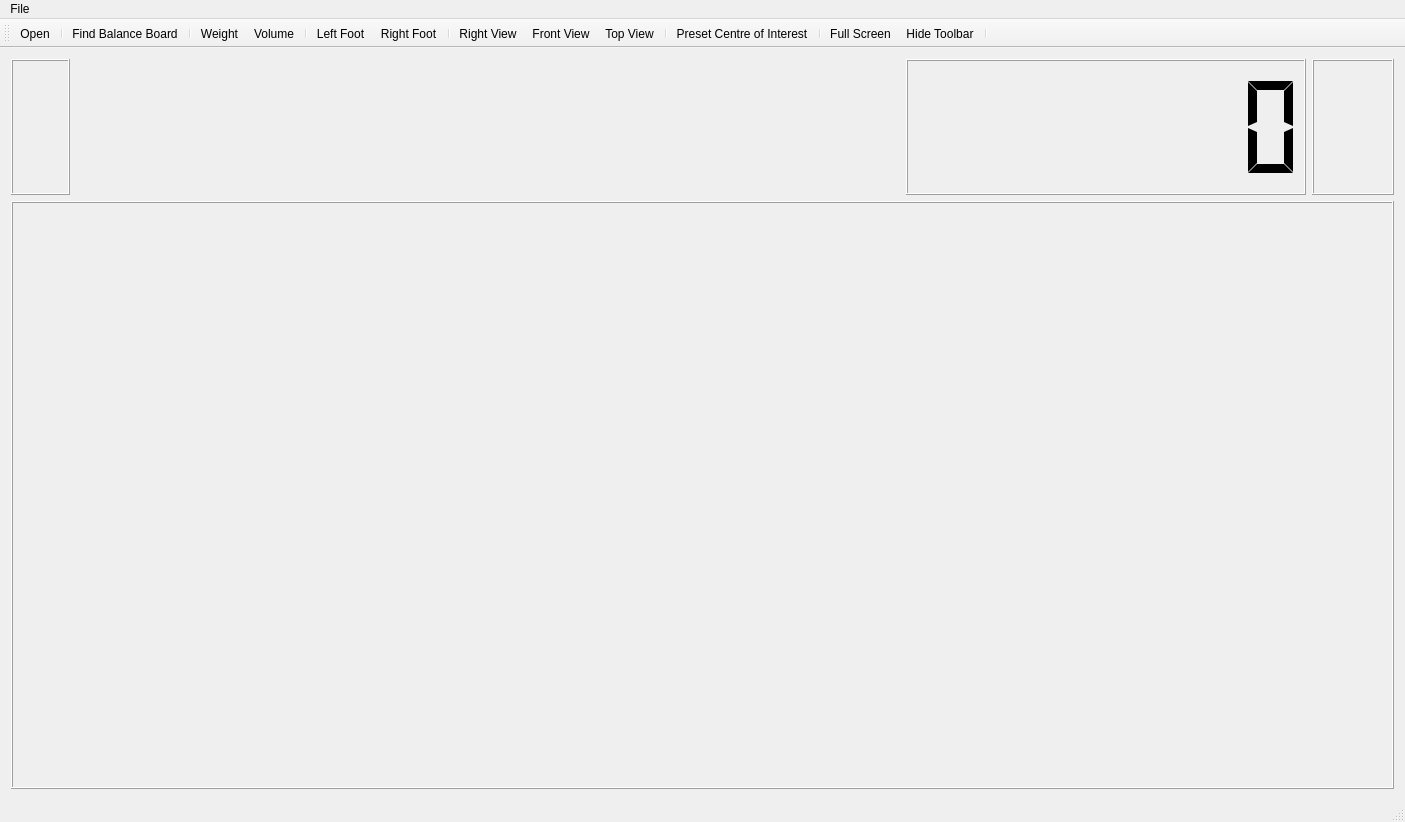
<?xml version="1.0" encoding="UTF-8"?>
<ui version="4.0">
 <class>MainWindow</class>
 <widget class="QMainWindow" name="MainWindow">
  <property name="geometry">
   <rect>
    <x>0</x>
    <y>0</y>
    <width>1405</width>
    <height>822</height>
   </rect>
  </property>
  <property name="windowTitle">
   <string>WiiVolume</string>
  </property>
  <property name="windowIcon">
   <iconset resource="resources.qrc">
    <normaloff>:/images/Volume Wiimote Icon.iconset/icon_32x32.png</normaloff>:/images/Volume Wiimote Icon.iconset/icon_32x32.png</iconset>
  </property>
  <property name="styleSheet">
   <string notr="true"/>
  </property>
  <widget class="QWidget" name="centralWidget">
   <layout class="QVBoxLayout" name="verticalLayout">
    <item>
     <layout class="QHBoxLayout" name="horizontalLayout_2">
      <item>
       <widget class="QFrame" name="frame_2">
        <property name="sizePolicy">
         <sizepolicy hsizetype="Preferred" vsizetype="Preferred">
          <horstretch>0</horstretch>
          <verstretch>0</verstretch>
         </sizepolicy>
        </property>
        <property name="frameShape">
         <enum>QFrame::Box</enum>
        </property>
        <property name="frameShadow">
         <enum>QFrame::Raised</enum>
        </property>
        <layout class="QHBoxLayout" name="horizontalLayout">
         <item>
          <widget class="QLabel" name="label">
           <property name="text">
            <string/>
           </property>
           <property name="pixmap">
            <pixmap resource="resources.qrc">:/images/logo2.png</pixmap>
           </property>
          </widget>
         </item>
         <item>
          <widget class="QLabel" name="label_2">
           <property name="text">
            <string/>
           </property>
           <property name="pixmap">
            <pixmap resource="resources.qrc">:/images/logo1.png</pixmap>
           </property>
          </widget>
         </item>
         <item>
          <widget class="QLabel" name="label_3">
           <property name="text">
            <string/>
           </property>
           <property name="pixmap">
            <pixmap resource="resources.qrc">:/images/logo3.png</pixmap>
           </property>
          </widget>
         </item>
        </layout>
       </widget>
      </item>
      <item>
       <spacer name="horizontalSpacer">
        <property name="orientation">
         <enum>Qt::Horizontal</enum>
        </property>
        <property name="sizeHint" stdset="0">
         <size>
          <width>40</width>
          <height>20</height>
         </size>
        </property>
       </spacer>
      </item>
      <item>
       <widget class="QLCDNumber" name="lcdNumberOutput">
        <property name="sizePolicy">
         <sizepolicy hsizetype="Preferred" vsizetype="Preferred">
          <horstretch>0</horstretch>
          <verstretch>0</verstretch>
         </sizepolicy>
        </property>
        <property name="minimumSize">
         <size>
          <width>400</width>
          <height>120</height>
         </size>
        </property>
        <property name="baseSize">
         <size>
          <width>0</width>
          <height>0</height>
         </size>
        </property>
        <property name="styleSheet">
         <string notr="true">color: rgb(0, 0, 0);</string>
        </property>
        <property name="smallDecimalPoint">
         <bool>false</bool>
        </property>
        <property name="digitCount">
         <number>7</number>
        </property>
        <property name="segmentStyle">
         <enum>QLCDNumber::Flat</enum>
        </property>
        <property name="value" stdset="0">
         <double>0.000000000000000</double>
        </property>
        <property name="intValue" stdset="0">
         <number>0</number>
        </property>
       </widget>
      </item>
      <item>
       <widget class="QFrame" name="frame">
        <property name="sizePolicy">
         <sizepolicy hsizetype="Preferred" vsizetype="Preferred">
          <horstretch>0</horstretch>
          <verstretch>0</verstretch>
         </sizepolicy>
        </property>
        <property name="minimumSize">
         <size>
          <width>0</width>
          <height>0</height>
         </size>
        </property>
        <property name="baseSize">
         <size>
          <width>0</width>
          <height>0</height>
         </size>
        </property>
        <property name="frameShape">
         <enum>QFrame::Box</enum>
        </property>
        <property name="frameShadow">
         <enum>QFrame::Raised</enum>
        </property>
        <layout class="QHBoxLayout" name="horizontalLayout_3">
         <item>
          <widget class="QLabel" name="labelUnits">
           <property name="sizePolicy">
            <sizepolicy hsizetype="Preferred" vsizetype="Preferred">
             <horstretch>0</horstretch>
             <verstretch>0</verstretch>
            </sizepolicy>
           </property>
           <property name="font">
            <font>
             <family>Helvetica</family>
             <pointsize>72</pointsize>
             <weight>50</weight>
             <bold>false</bold>
            </font>
           </property>
           <property name="text">
            <string/>
           </property>
           <property name="textFormat">
            <enum>Qt::AutoText</enum>
           </property>
           <property name="pixmap">
            <pixmap resource="resources.qrc">:/images/kg_outline.png</pixmap>
           </property>
          </widget>
         </item>
        </layout>
       </widget>
      </item>
     </layout>
    </item>
    <item>
     <widget class="QFrame" name="frameOpenGL">
      <property name="sizePolicy">
       <sizepolicy hsizetype="MinimumExpanding" vsizetype="MinimumExpanding">
        <horstretch>1</horstretch>
        <verstretch>1</verstretch>
       </sizepolicy>
      </property>
      <property name="minimumSize">
       <size>
        <width>800</width>
        <height>400</height>
       </size>
      </property>
      <property name="frameShape">
       <enum>QFrame::Box</enum>
      </property>
      <property name="frameShadow">
       <enum>QFrame::Raised</enum>
      </property>
     </widget>
    </item>
   </layout>
  </widget>
  <widget class="QMenuBar" name="menuBar">
   <property name="geometry">
    <rect>
     <x>0</x>
     <y>0</y>
     <width>1405</width>
     <height>22</height>
    </rect>
   </property>
   <widget class="QMenu" name="menuFile">
    <property name="title">
     <string>File</string>
    </property>
    <addaction name="actionPreferences"/>
    <addaction name="separator"/>
    <addaction name="actionQuit"/>
   </widget>
   <addaction name="menuFile"/>
  </widget>
  <widget class="QToolBar" name="mainToolBar">
   <attribute name="toolBarArea">
    <enum>TopToolBarArea</enum>
   </attribute>
   <attribute name="toolBarBreak">
    <bool>false</bool>
   </attribute>
   <addaction name="actionOpen"/>
   <addaction name="separator"/>
   <addaction name="actionFind_Balance_Board"/>
   <addaction name="separator"/>
   <addaction name="actionWeight"/>
   <addaction name="actionVolume"/>
   <addaction name="separator"/>
   <addaction name="actionLeft_Foot"/>
   <addaction name="actionRight_Foot"/>
   <addaction name="separator"/>
   <addaction name="actionRight_View"/>
   <addaction name="actionFront_View"/>
   <addaction name="actionTop_View"/>
   <addaction name="separator"/>
   <addaction name="actionPreset_Centre_of_Interest"/>
   <addaction name="separator"/>
   <addaction name="actionFull_Screen"/>
   <addaction name="actionHide_Toolbar"/>
   <addaction name="separator"/>
  </widget>
  <widget class="QStatusBar" name="statusBar"/>
  <action name="actionFind_Balance_Board">
   <property name="icon">
    <iconset resource="resources.qrc">
     <normaloff>:/images/Find Wiimote Icon.iconset/icon_32x32.png</normaloff>:/images/Find Wiimote Icon.iconset/icon_32x32.png</iconset>
   </property>
   <property name="text">
    <string>Find Balance Board</string>
   </property>
   <property name="toolTip">
    <string>Click this when you are ready to sync the balance board</string>
   </property>
  </action>
  <action name="actionWeight">
   <property name="icon">
    <iconset resource="resources.qrc">
     <normaloff>:/images/Weigh Wiimote Icon.iconset/icon_32x32.png</normaloff>:/images/Weigh Wiimote Icon.iconset/icon_32x32.png</iconset>
   </property>
   <property name="text">
    <string>Weight</string>
   </property>
   <property name="toolTip">
    <string>Select as output the weight in kilograms</string>
   </property>
  </action>
  <action name="actionVolume">
   <property name="icon">
    <iconset resource="resources.qrc">
     <normaloff>:/images/Volume Wiimote Icon.iconset/icon_32x32.png</normaloff>:/images/Volume Wiimote Icon.iconset/icon_32x32.png</iconset>
   </property>
   <property name="text">
    <string>Volume</string>
   </property>
   <property name="toolTip">
    <string>Select as output the volume in metres cubed</string>
   </property>
  </action>
  <action name="actionQuit">
   <property name="text">
    <string>Quit</string>
   </property>
   <property name="toolTip">
    <string>Exit the program</string>
   </property>
  </action>
  <action name="actionPreferences">
   <property name="text">
    <string>Preferences...</string>
   </property>
   <property name="toolTip">
    <string>Pop up the preferences dialog box to set default values</string>
   </property>
  </action>
  <action name="actionOpen">
   <property name="icon">
    <iconset resource="resources.qrc">
     <normaloff>:/images/Open Icon.png</normaloff>:/images/Open Icon.png</iconset>
   </property>
   <property name="text">
    <string>Open</string>
   </property>
   <property name="toolTip">
    <string>Open a GaitSym XML config file</string>
   </property>
  </action>
  <action name="actionLeft_Foot">
   <property name="checkable">
    <bool>true</bool>
   </property>
   <property name="icon">
    <iconset resource="resources.qrc">
     <normaloff>:/images/Left Foot Icon.png</normaloff>:/images/Left Foot Icon.png</iconset>
   </property>
   <property name="text">
    <string>Left Foot</string>
   </property>
   <property name="toolTip">
    <string>Emulates only have the left foot on the board</string>
   </property>
  </action>
  <action name="actionRight_Foot">
   <property name="checkable">
    <bool>true</bool>
   </property>
   <property name="icon">
    <iconset resource="resources.qrc">
     <normaloff>:/images/Right Foot Icon.png</normaloff>:/images/Right Foot Icon.png</iconset>
   </property>
   <property name="text">
    <string>Right Foot</string>
   </property>
   <property name="toolTip">
    <string>Emulates only have the right foot on the board</string>
   </property>
  </action>
  <action name="actionRight_View">
   <property name="icon">
    <iconset resource="resources.qrc">
     <normaloff>:/images/Right View Icon.png</normaloff>:/images/Right View Icon.png</iconset>
   </property>
   <property name="text">
    <string>Right View</string>
   </property>
   <property name="toolTip">
    <string>View the simulation from the right</string>
   </property>
  </action>
  <action name="actionFront_View">
   <property name="icon">
    <iconset resource="resources.qrc">
     <normaloff>:/images/Front View Icon.png</normaloff>:/images/Front View Icon.png</iconset>
   </property>
   <property name="text">
    <string>Front View</string>
   </property>
   <property name="toolTip">
    <string>View the simulation from the front</string>
   </property>
  </action>
  <action name="actionTop_View">
   <property name="icon">
    <iconset resource="resources.qrc">
     <normaloff>:/images/Top View Icon.png</normaloff>:/images/Top View Icon.png</iconset>
   </property>
   <property name="text">
    <string>Top View</string>
   </property>
   <property name="toolTip">
    <string>View the simulation from the top</string>
   </property>
  </action>
  <action name="actionPreset_Centre_of_Interest">
   <property name="icon">
    <iconset resource="resources.qrc">
     <normaloff>:/images/Centre of Interest Icon.png</normaloff>:/images/Centre of Interest Icon.png</iconset>
   </property>
   <property name="text">
    <string>Preset Centre of Interest</string>
   </property>
   <property name="toolTip">
    <string>Set the centre of interest to its preset value</string>
   </property>
  </action>
  <action name="actionFull_Screen">
   <property name="icon">
    <iconset resource="resources.qrc">
     <normaloff>:/images/Fullscreen Icon.png</normaloff>:/images/Fullscreen Icon.png</iconset>
   </property>
   <property name="text">
    <string>Full Screen</string>
   </property>
   <property name="toolTip">
    <string>Expands the display to take up the full screen (F key toggles)</string>
   </property>
   <property name="shortcut">
    <string>F</string>
   </property>
  </action>
  <action name="actionHide_Toolbar">
   <property name="icon">
    <iconset resource="resources.qrc">
     <normaloff>:/images/Hide Toolbar Icon.png</normaloff>:/images/Hide Toolbar Icon.png</iconset>
   </property>
   <property name="text">
    <string>Hide Toolbar</string>
   </property>
   <property name="toolTip">
    <string>Hides the tool bar (H key toggles)</string>
   </property>
   <property name="shortcut">
    <string>H</string>
   </property>
  </action>
 </widget>
 <layoutdefault spacing="6" margin="11"/>
 <resources>
  <include location="resources.qrc"/>
 </resources>
 <connections/>
</ui>
